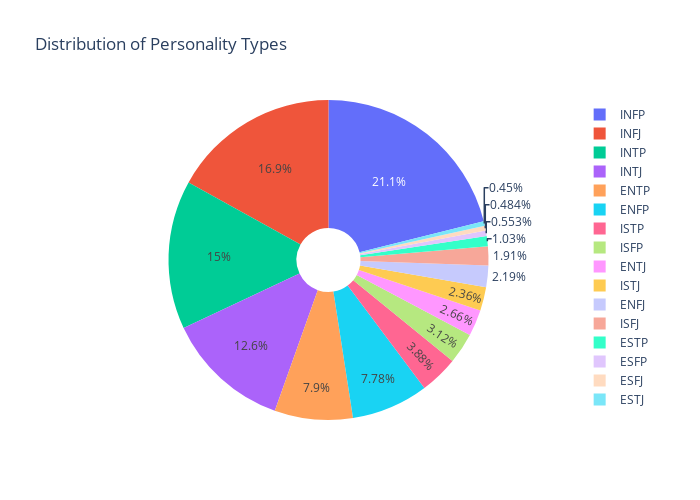

Source (notebook cell):
### Code cell
# plot pieplot

import plotly.express as px

# Assuming data_EDA is your DataFrame containing the data
# Replace 'type' with the actual column name containing personality types
fig = px.pie(data_EDA, names='type', title='Distribution of Personality Types', hole=0.2)
fig.update_layout(height=500, width=700)  # Adjust the height and width as needed for compactness
fig.show()

### Figure 1 — Plotly figure (JSON) as saved in the notebook; plotly's stock layout.template omitted (floating-point values rounded to 4 significant figures; data arrays with more than 128 entries replaced by an {"elided": "..."} marker saying what was removed)
{"data": [{"domain": {"x": [0, 1], "y": [0, 1]}, "hole": 0.2, "hovertemplate": "type=%{label}<extra></extra>", "labels": {"elided": "8675 str values"}, "legendgroup": "", "name": "", "showlegend": true, "type": "pie"}], "layout": {"height": 500, "legend": {"tracegroupgap": 0}, "title": {"text": "Distribution of Personality Types"}, "width": 700}}
